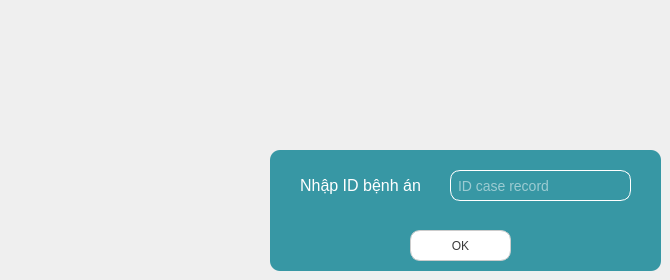
      <widget class="QWidget" name="id_case_input_page">
       <widget class="QWidget" name="widget_7" native="true">
        <property name="geometry">
         <rect>
          <x>270</x>
          <y>150</y>
          <width>391</width>
          <height>121</height>
         </rect>
        </property>
        <property name="styleSheet">
         <string notr="true">background-color: #3797a4;
border-radius: 10px;</string>
        </property>
        <widget class="QLabel" name="notify_label_3">
         <property name="geometry">
          <rect>
           <x>10</x>
           <y>10</y>
           <width>161</width>
           <height>51</height>
          </rect>
         </property>
         <property name="styleSheet">
          <string notr="true">font-size: 16px;
color: white;
border-radius: 10px;</string>
         </property>
         <property name="text">
          <string>Nhập ID bệnh án</string>
         </property>
         <property name="alignment">
          <set>Qt::AlignCenter</set>
         </property>
        </widget>
        <widget class="QPushButton" name="ok_btn_2">
         <property name="geometry">
          <rect>
           <x>140</x>
           <y>80</y>
           <width>101</width>
           <height>31</height>
          </rect>
         </property>
         <property name="cursor">
          <cursorShape>PointingHandCursor</cursorShape>
         </property>
         <property name="styleSheet">
          <string notr="true">QPushButton{
	border: 1px solid #ccc;
	background-color: white;
	font-size: 12px;
	color: #3b3b3b;
}
QPushButton:hover{
	background-color: #ccc;
}</string>
         </property>
         <property name="text">
          <string>OK</string>
         </property>
        </widget>
        <widget class="QLineEdit" name="ID_case_input">
         <property name="geometry">
          <rect>
           <x>180</x>
           <y>20</y>
           <width>181</width>
           <height>31</height>
          </rect>
         </property>
         <property name="styleSheet">
          <string notr="true">border: 1px solid white;
border-radius: 10px;
font-size: 14px;
color:  white;
padding: 5px;</string>
         </property>
         <property name="maxLength">
          <number>10</number>
         </property>
         <property name="placeholderText">
          <string>ID case record</string>
         </property>
        </widget>
        <widget class="QLabel" name="id_case_err_label">
         <property name="geometry">
          <rect>
           <x>100</x>
           <y>60</y>
           <width>181</width>
           <height>16</height>
          </rect>
         </property>
         <property name="styleSheet">
          <string notr="true">color: rgb(255, 170, 114);</string>
         </property>
         <property name="text">
          <string/>
         </property>
         <property name="alignment">
          <set>Qt::AlignCenter</set>
         </property>
        </widget>
       </widget>
      </widget>
